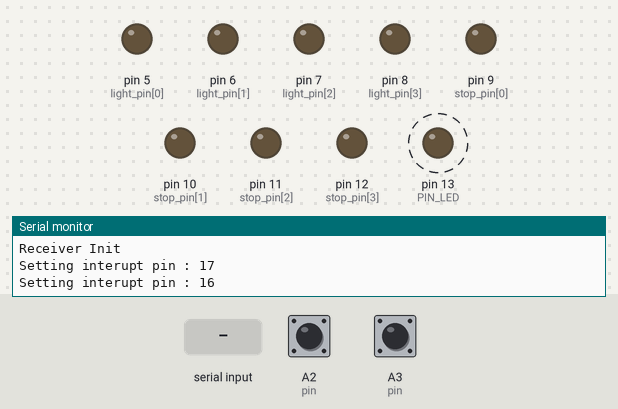
Simulated run of this sketch. Board: Arduino Uno, built with avr-gcc and run on an emulated ATmega328P. Shown: output pins drawn as LEDs (lit = HIGH), the last lines printed to the serial monitor. Dashed ring = blinking. The test bench sets the inputs (shaded band); at power-on: A3 (pin) HIGH, A2 (pin) HIGH.

Above: at 1.2 s.
1.3 s: "p" received over Serial
4.3 s: A3 (pin) pulsed LOW 2 times (0.12 s each, 0.3 s apart)
At 5.9 s:
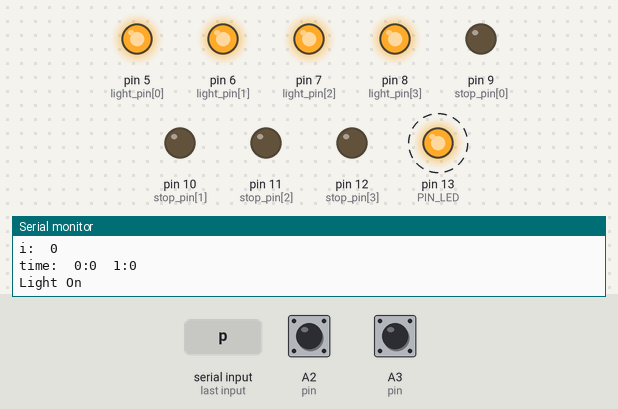
Timing chart, 0 to 13.5 s (numbered marks = the images above; inputs shaded):
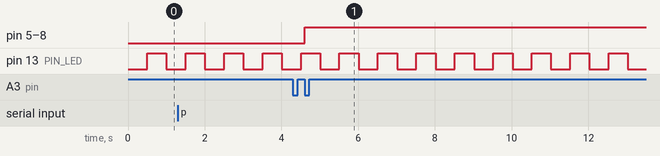

Measured:
- after the input at 4.3 s, pin 5 (light_pin[0]), pin 6 (light_pin[1]), pin 7 (light_pin[2]), pin 8 (light_pin[3]): LOW → HIGH after 0.30 s
- by itself, pin 13 (PIN_LED): alternates HIGH for 0.50 s and LOW for 0.50 s

The sketch:

RC_Lights.ino
```cpp
// (licence header left out)
#include <PinChangeInterrupt.h> // https://github.com/NicoHood/PinChangeInterrupt
#include <TimerOne.h>        // http://playground.arduino.cc/Code/Timer1

#define PIN_COUNT 2    //number of channels attached to the receiver
#define RC_FWD A2    //Arduino pins attached to the receiver
#define RC_FIRE A3    //Arduino pins attached to the receiver

byte pin[] = {RC_FIRE, RC_FWD };    //for maximum efficiency these pins should be attached
volatile unsigned int time[] = {0,0,0};                // to the receiver's channels in the order listed here

#define LIGHT_PINS 4
byte light_pin[] = {5, 6, 7, 8};   // Using 4 Leds for front lights

#define STOP_PINS 4
byte stop_pin[] = {9, 10, 11, 12};   // Using 4 Leds for stop lights

#define CH4_TRIGGER_LVL 1750 // receiver PWM level to trigger lights on CH4 for receiver R4EH-G
#define CH2_REVERSE 1470 // receiver PWM level to trigger lights on CH2 for receiver R4EH-G
boolean light_triggered = false;
boolean stop_light_on = false;

volatile byte state=0;

byte cmd=0;     // a place to put our serial data
volatile byte currPin=0;       // global counter for tracking what pin we are on
boolean light_on=false;

unsigned long time_switch_light=0;
#define delay_switch_light 250

unsigned long timer;
boolean led_status=false;
#define BLINK_DELAY 500
#define PIN_LED 13

void setup() {
    Serial.begin(115200);
    Serial.println("Receiver Init");

    pinMode(PIN_LED, OUTPUT);
    digitalWrite(PIN_LED, LOW);
    timer = millis();

    Timer1.initialize(2200);    //longest pulse in PPM is usually 2.1 milliseconds,
                                //pick a period that gives you a little headroom.
    Timer1.stop();                //stop the counter
    Timer1.restart();            //set the clock to zero

    for (int light=0; light<LIGHT_PINS; light++){
       pinMode(light_pin[light], OUTPUT);     //set the pin to input
       digitalWrite(light_pin[light], LOW);
     }

     for (int light=0; light<STOP_PINS; light++){
       pinMode(stop_pin[light], OUTPUT);     //set the pin to input
       digitalWrite(stop_pin[light], LOW);
     }

    for (byte i=0; i<PIN_COUNT; i++)
    {
        Serial.print("Setting interupt pin : ");
        Serial.println(pin[i]);
        pinMode(pin[i], INPUT);     //set the pin to input
        digitalWrite(pin[i], HIGH); //use the internal pullup resistor
    }

    // Ready to go, setup initial interupt
    attachPCINT(digitalPinToPinChangeInterrupt(pin[currPin]), rise,RISING); // attach a PinChange Interrupt to our first pin
}

void loop() {

    if ( millis() < timer || (millis()-timer) >BLINK_DELAY){
      led_status = !led_status;
      digitalWrite(PIN_LED, (led_status ? HIGH : LOW ));
      timer = millis();
    }

    cmd=Serial.read();        //while you got some time gimme a systems report
    if (cmd=='p')
    {
        Serial.print("i:\t");
        Serial.println(currPin);
        Serial.print("time:\t");
        for (byte i=0; i<PIN_COUNT;i++)
        {
            Serial.print(i,DEC);
            Serial.print(":");
            Serial.print(time[i],DEC);
            Serial.print("\t");
        }

        Serial.println();
    }
    cmd=0;


    switch (state)
    {
        case FALLING: //we just saw a falling edge
            //PCintPort::detachInterrupt(pin[currPin]);
           state=0; // Reset interupt state

          //Serial.println(time[currPin]);

           switch (pin[currPin]){
            case RC_FIRE: // Channel 4 - light switch
              if (time[currPin] > CH4_TRIGGER_LVL && (millis() - time_switch_light) > delay_switch_light){
                if (! light_triggered){
                  light_triggered = true;
                  switch_light();
                  time_switch_light=millis();
                } else {
                  light_triggered = false;
                }
              }
              break;
            case RC_FWD: // Channel 2 - Throttle
              if (time[currPin] < CH2_REVERSE){
                // Switch stop light
                if (!stop_light_on){
                  // turn Stop on
                  //digitalWrite(13, HIGH);
                  stop_light_on = true;
                  switch_stop_light(stop_light_on);
                }
              }else{
                if (stop_light_on){
                  // turn Stop off
                  stop_light_on = false;
                  switch_stop_light(stop_light_on);
                }
              }
              break;
           }

            currPin++;                //move to the next pin
            currPin = currPin % PIN_COUNT;  //i ranges from 0 to PIN_COUNT
            attachPCINT(digitalPinToPinChangeInterrupt(pin[currPin]), rise,RISING);
            break;
        /*default:
            //do nothing
            break;*/
    }

}

void rise()        //on the rising edge of the currently interesting pin
{
    detachPCINT(digitalPinToPinChangeInterrupt(pin[currPin]));

    Timer1.restart();        //set our stopwatch to 0
    Timer1.start();            //and start it up

    //Serial.print('r');
    attachPCINT(digitalPinToPinChangeInterrupt(pin[currPin]), fall,FALLING);
}

void fall()        //on the falling edge of the signal
{

  detachPCINT(digitalPinToPinChangeInterrupt(pin[currPin]));

  time[currPin]=Timer1.read();    // The function below has been ported into the
                            // the latest TimerOne class, if you have the
                            // new Timer1 lib you can use this line instead
  Timer1.stop();
  //Serial.print('f');
  state=FALLING;
}

void switch_light(){
  int light;

  switch (light_on){
    case true:
        Serial.println("Light Off");
        // turn light Off
        for (light=0; light<LIGHT_PINS; light++){
         digitalWrite(light_pin[light], LOW);
        }
        light_on = false;
    break;
    default:
         Serial.println("Light On");
        // turn light On
        for (light=0; light<LIGHT_PINS; light++){
         digitalWrite(light_pin[light], HIGH);
        }
        light_on = true;
    break;
  }
}

void switch_stop_light(boolean state){
  Serial.print("Stop ");
  Serial.println((state ? "On" : "Off"));

  // set stop light
  for (int light=0; light<STOP_PINS; light++){
   digitalWrite(stop_pin[light], (state ? HIGH : LOW));
  }
}
```
